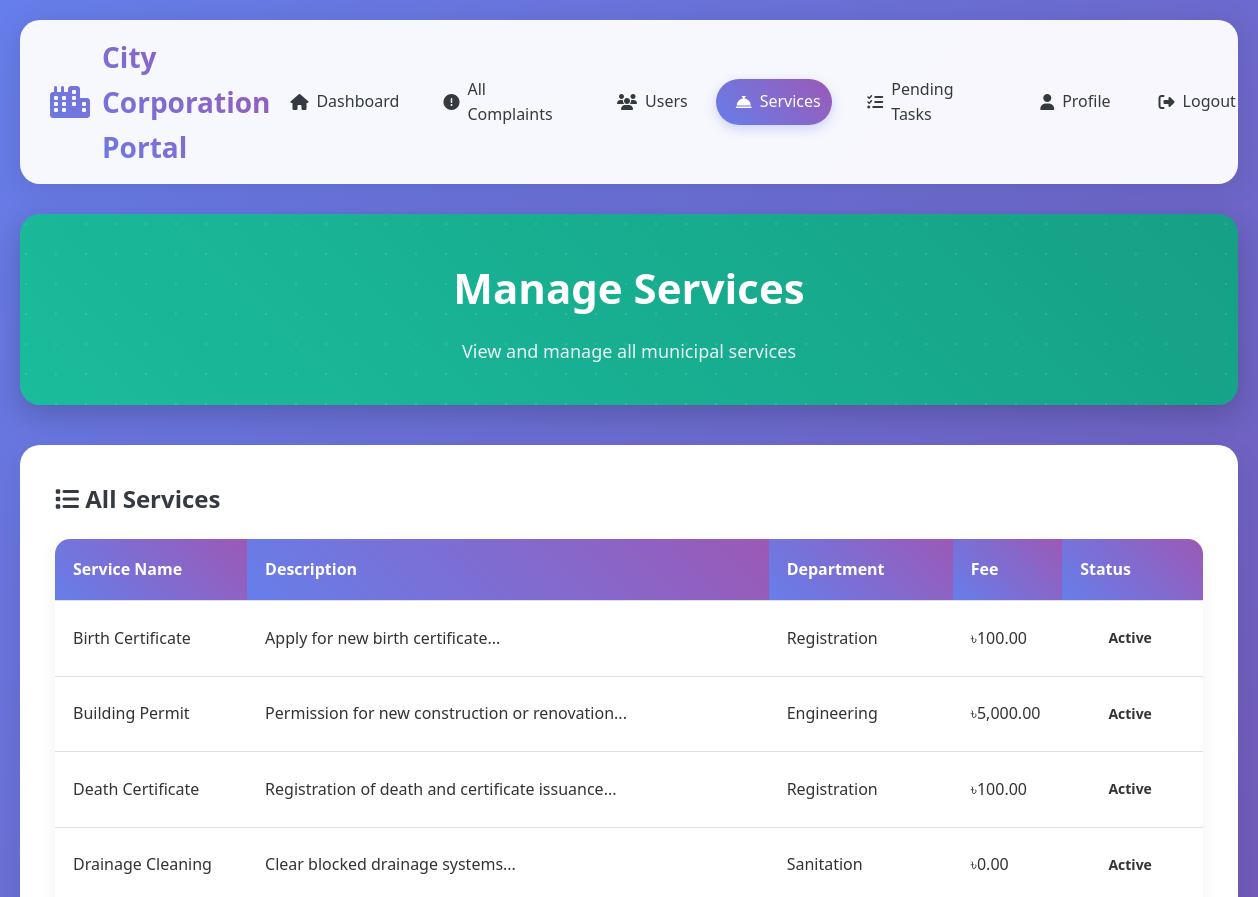
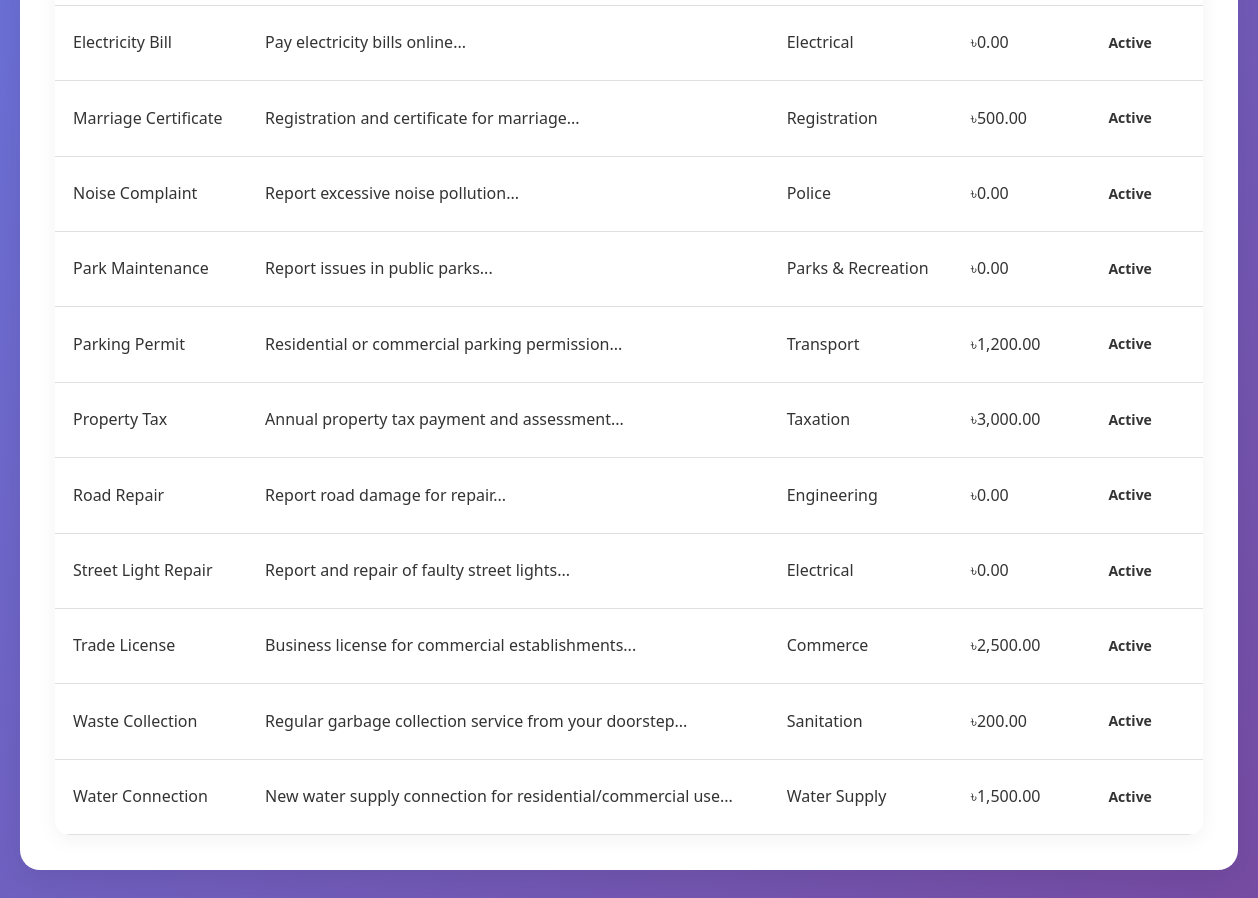
The page /admin_services.php (signed in) on the database its author committed (2 pictures, top to bottom).
### tables this page shows
CREATE TABLE Services (
    Service_ID INT PRIMARY KEY AUTO_INCREMENT,
    Service_Name VARCHAR(100) NOT NULL,
    Description TEXT,
    Fee DECIMAL(10,2) NOT NULL,
    Dept VARCHAR(100),
    Icon VARCHAR(50) DEFAULT 'fa-cogs',
    Color VARCHAR(50) DEFAULT '#667eea',
    Status ENUM('Active', 'Inactive') DEFAULT 'Active'
);

### admin_services.php (the view, shortened to what this page needs)
<?php
require_once 'config.php';
$services_sql = "SELECT * FROM Services ORDER BY Service_Name";
$services = $conn->query($services_sql);
?>
<!DOCTYPE html>
<html lang="en">
<head>
    <link rel="stylesheet" href="style.css">
    <link rel="stylesheet" href="https://cdnjs.cloudflare.com/ajax/libs/font-awesome/6.4.0/css/all.min.css">
</head>
<body>
    <div class="container">
        <div class="header">
            <div class="logo">
                <i class="fas fa-city"></i>
                <span>City Corporation Portal</span>
            </div>
            <div class="nav-links">
                <a href="admin_dashboard.php"><i class="fas fa-home"></i> Dashboard</a>
                <a href="admin_complaints.php"><i class="fas fa-exclamation-circle"></i> All Complaints</a>
                <a href="admin_users.php"><i class="fas fa-users"></i> Users</a>
                <a href="admin_services.php" class="active"><i class="fas fa-concierge-bell"></i> Services</a>
                <a href="admin_pending.php"><i class="fas fa-tasks"></i> Pending Tasks</a>
                <a href="profile.php"><i class="fas fa-user"></i> Profile</a>
                <a href="logout.php"><i class="fas fa-sign-out-alt"></i> Logout</a>
            </div>
        </div>
        <div class="welcome-banner" style="background: linear-gradient(45deg, #1abc9c, #16a085);">
            <h1>Manage Services</h1>
            <p>View and manage all municipal services</p>
        </div>
        <div class="payment-section">
            <h2 style="color: var(--dark); margin-bottom: 20px;">
                <i class="fas fa-list"></i> All Services
            </h2>
            <?php if($services->num_rows > 0): ?>
            <div class="table-container">
                <table>
                    <thead>
                        <tr>
                            <th>Service Name</th>
                            <th>Description</th>
                            <th>Department</th>
                            <th>Fee</th>
                            <th>Status</th>
                        </tr>
                    </thead>
                    <tbody>
                        <?php while($service = $services->fetch_assoc()): ?>
                        <tr>
                            <td><?php echo htmlspecialchars($service['Service_Name']); ?></td>
                            <td><?php echo htmlspecialchars(substr($service['Description'], 0, 100)) . '...'; ?></td>
                            <td><?php echo htmlspecialchars($service['Dept']); ?></td>
                            <td>৳<?php echo number_format($service['Fee'], 2); ?></td>
                            <td>
                                <span class="status-badge status-<?php echo strtolower($service['Status']); ?>">
                                    <?php echo $service['Status']; ?>
                                </span>
                            </td>
                        </tr>
                        <?php endwhile; ?>
                    </tbody>
                </table>
            </div>
            <?php endif; ?>
        </div>
    </div>
</body>
</html>

### style.css (style rules this page uses)
:root { --primary: #2c3e50; --secondary: #3498db; --success: #27ae60; --warning: #f39c12; --danger: #e74c3c; --info: #17a2b8; --light: #f8f9fa; --dark: #343a40; --purple: #9b59b6; --teal: #1abc9c; --orange: #e67e22; --pink: #e84393; --cyan: #00cec9; --indigo: #667eea; }
* { margin: 0; padding: 0; box-sizing: border-box; }
body { font-family: 'Poppins', 'Segoe UI', sans-serif; background: linear-gradient(135deg, #667eea 0%, #764ba2 100%); min-height: 100vh; color: #333; line-height: 1.6; }
.container { max-width: 1400px; margin: 0 auto; padding: 20px; }
.header { background: rgba(255, 255, 255, 0.95); backdrop-filter: blur(10px); box-shadow: 0 4px 30px rgba(0, 0, 0, 0.1); border-radius: 20px; padding: 15px 30px; margin-bottom: 30px; display: flex; justify-content: space-between; align-items: center; animation: slideDown 0.5s ease; }
.logo { font-size: 28px; font-weight: 800; background: linear-gradient(45deg, var(--indigo), var(--purple)); -webkit-background-clip: text; -webkit-text-fill-color: transparent; display: flex; align-items: center; gap: 12px; }
.logo i { font-size: 32px; }
.nav-links { display: flex; gap: 15px; align-items: center; }
.nav-links a { text-decoration: none; color: var(--dark); font-weight: 500; padding: 10px 20px; border-radius: 50px; transition: all 0.3s; display: flex; align-items: center; gap: 8px; position: relative; overflow: hidden; }
.nav-links a::before { content: ''; position: absolute; top: 0; left: -100%; width: 100%; height: 100%; background: linear-gradient(90deg, transparent, rgba(255,255,255,0.2), transparent); transition: 0.5s; }
.nav-links a.active { background: linear-gradient(45deg, var(--indigo), var(--purple)); color: white; box-shadow: 0 4px 12px rgba(102, 126, 234, 0.3); }
.welcome-banner { background: linear-gradient(45deg, var(--indigo), var(--purple)); color: white; padding: 40px; border-radius: 20px; margin-bottom: 40px; text-align: center; box-shadow: 0 10px 30px rgba(0,0,0,0.2); position: relative; overflow: hidden; }
.welcome-banner::before { content: ''; position: absolute; top: -50%; left: -50%; width: 200%; height: 200%; background: radial-gradient(circle, rgba(255,255,255,0.1) 1px, transparent 1px); background-size: 30px 30px; animation: float 20s linear infinite; }
.welcome-banner h1 { font-size: 42px; margin-bottom: 15px; font-weight: 700; position: relative; z-index: 1; }
.welcome-banner p { font-size: 18px; opacity: 0.9; position: relative; z-index: 1; }
.payment-section { background: white; border-radius: 20px; padding: 35px; margin-bottom: 40px; box-shadow: 0 10px 30px rgba(0,0,0,0.08); animation: slideUp 0.6s ease; }
.table-container { overflow-x: auto; border-radius: 15px; box-shadow: 0 5px 20px rgba(0,0,0,0.05); margin-top: 20px; }
table { width: 100%; border-collapse: collapse; background: white; }
th, td { padding: 18px; text-align: left; border-bottom: 1px solid #e0e0e0; }
th { background: linear-gradient(45deg, var(--indigo), var(--purple)); color: white; font-weight: 600; position: sticky; top: 0; }
.status-badge { padding: 8px 20px; border-radius: 50px; font-size: 14px; font-weight: 600; display: inline-block; min-width: 100px; text-align: center; }

### rows shown on the page
services: Service_Name "Birth Certificate", Description "Apply for new birth certificate", Dept "Registration", Fee "100.00", Status "Active"
services: Service_Name "Building Permit", Description "Permission for new construction or renovation", Dept "Engineering", Fee "5,000.00", Status "Active"
services: Service_Name "Death Certificate", Description "Registration of death and certificate issuance", Dept "Registration", Fee "100.00", Status "Active"
services: Service_Name "Drainage Cleaning", Description "Clear blocked drainage systems", Dept "Sanitation", Fee "0.00", Status "Active"
services: Service_Name "Electricity Bill", Description "Pay electricity bills online", Dept "Electrical", Fee "0.00", Status "Active"
services: Service_Name "Marriage Certificate", Description "Registration and certificate for marriage", Dept "Registration", Fee "500.00", Status "Active"
services: Service_Name "Noise Complaint", Description "Report excessive noise pollution", Dept "Police", Fee "0.00", Status "Active"
services: Service_Name "Park Maintenance", Description "Report issues in public parks", Dept "Parks & Recreation", Fee "0.00", Status "Active"
services: Service_Name "Parking Permit", Description "Residential or commercial parking permission", Dept "Transport", Fee "1,200.00", Status "Active"
services: Service_Name "Property Tax", Description "Annual property tax payment and assessment", Dept "Taxation", Fee "3,000.00", Status "Active"
services: Service_Name "Road Repair", Description "Report road damage for repair", Dept "Engineering", Fee "0.00", Status "Active"
services: Service_Name "Street Light Repair", Description "Report and repair of faulty street lights", Dept "Electrical", Fee "0.00", Status "Active"
services: Service_Name "Trade License", Description "Business license for commercial establishments", Dept "Commerce", Fee "2,500.00", Status "Active"
services: Service_Name "Waste Collection", Description "Regular garbage collection service from your doorstep", Dept "Sanitation", Fee "200.00", Status "Active"
services: Service_Name "Water Connection", Description "New water supply connection for residential/commercial use", Dept "Water Supply", Fee "1,500.00", Status "Active"
